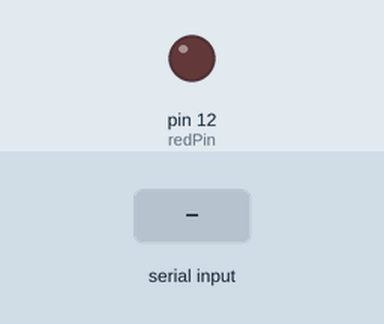
The sketch below on a simulated Arduino Uno, built with avr-gcc and run on an emulated ATmega328P. Shown: output pins drawn as LEDs (lit = HIGH). Dashed ring = blinking. The inputs (shaded band) are chosen by the test bench. What the sketch prints to the serial monitor is not drawn.

Above: at 1.2 s.
1.3 s: "90,45\n" received over Serial
At 1.7 s:
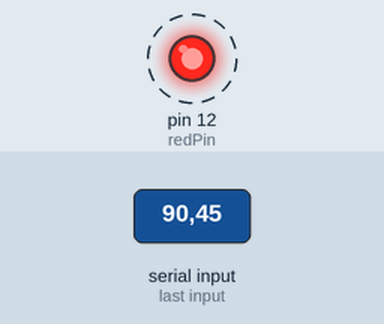
Timing chart, 0 to 10.3 s (numbered marks = the images above; inputs shaded):
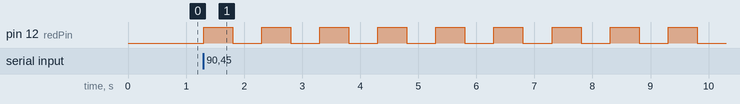

The sketch:

READING_NUMBER.ino
```cpp
int i;
int blinkTime = 500;
int numBlinks;
int redPin = 12;
String msg = "How many Blinks do you Want: ";

void setup() {
  // put your setup code here, to run once:
  Serial.begin(9600);
  pinMode(redPin,OUTPUT);
}

void loop() {
  // put your main code here, to run repeatedly:
  Serial.println(msg);
  while(Serial.available() == 0){

  }
  numBlinks = Serial.parseInt();
  for(i=1;i<=numBlinks;i++){
     digitalWrite(redPin,HIGH);
     delay(blinkTime);
     digitalWrite(redPin,LOW);
     delay(blinkTime);
  }
}
```

Measured:
- after the input at 1.3 s, pin 12 (redPin): alternates HIGH for 0.50 s and LOW for 0.50 s, starting at once
